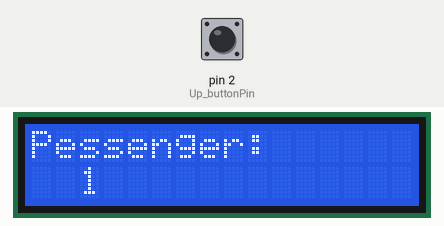
This sketch was run on a simulated Arduino Uno, built with avr-gcc and run on an emulated ATmega328P. Parts: 16×2 character LCD. The test bench sets the inputs (shaded band); at power-on: pin 2 (Up_buttonPin) HIGH. What the sketch prints to the serial monitor is not drawn.

Above: at 1.2 s.
1.3 s: pin 2 (Up_buttonPin) pulled LOW for 0.15 s
At 2.6 s:
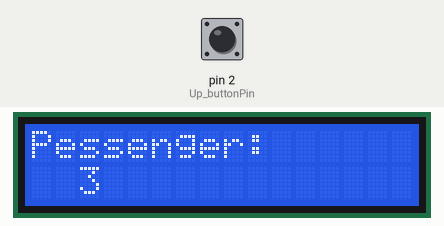
2.9 s: pin 2 (Up_buttonPin) pulled LOW for 1 s
At 5.1 s:
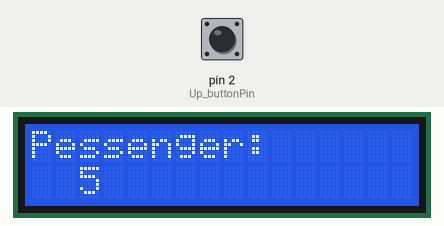
5.4 s: pin 2 (Up_buttonPin) pulled LOW for 0.15 s
At 6.7 s:
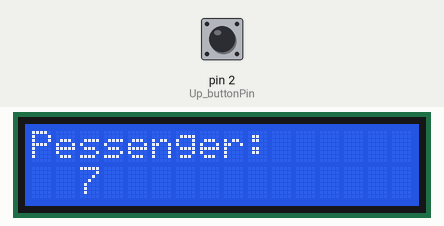
7.0 s: pin 2 (Up_buttonPin) pulled LOW for 1 s
At 9.4 s:
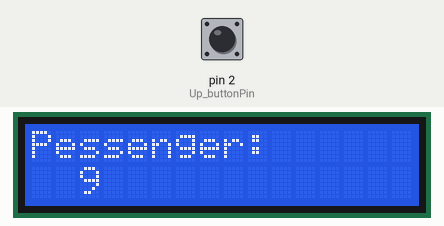
Timing chart, 0 to 10.5 s (numbered marks = the images above; inputs shaded):
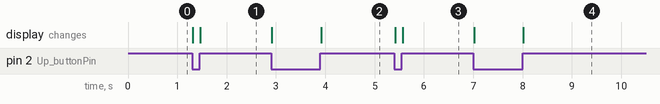

The sketch:

Push_buttoon_LCD_working.ino
```cpp
#include <Wire.h>
#include <LiquidCrystal_I2C.h>


const byte LCDcolumns = 16;
const byte LCDrows = 2;

// 0x27 is the default address. Is your address 0x3F - if so, change  to 0x3F
LiquidCrystal_I2C lcd(0x27, LCDcolumns, LCDrows);


// this constant won't change:
const int  Up_buttonPin   = 2;    // the pin that the pushbutton is attached to


// Variables will change:
int buttonPushCounter = 0;   // counter for the number of button presses
int up_buttonState = 0;         // current state of the up button
int up_lastButtonState = 0;     // previous state of the up button
bool bPress = false;
void setup()
{
  Serial.begin(9600);
  pinMode( Up_buttonPin , INPUT_PULLUP);
  lcd.init();
  lcd.backlight();
  lcd.home();

}


void loop()
{
   checkUp();


   if( bPress){
       bPress = false;

   }

}

void checkUp()
{
  up_buttonState = digitalRead(Up_buttonPin);

  // compare the buttonState to its previous state
  if (up_buttonState != up_lastButtonState) {
    // if the state has changed, increment the counter
    if (up_buttonState == LOW||up_buttonState == HIGH  ) {
        bPress = true;
      // if the current state is HIGH then the button went from off to on:
      buttonPushCounter++;
      lcd.clear();
lcd.print("Pessenger:");
//delay(2000);
lcd.setCursor(2,1);


      Serial.println("on");
      Serial.print("number of button pushes: ");
      lcd.print(buttonPushCounter);

      Serial.println(buttonPushCounter);
    } else {
      // if the current state is LOW then the button went from on to off:
      Serial.println("off");
    }
    // Delay a little bit to avoid bouncing
    delay(50);
  }
  // save the current state as the last state, for next time through the loop
  up_lastButtonState = up_buttonState;
}
```

Measured:
- after the input at 1.3 s, the display: first changes at once (image 1 shows a later state)
- after the input at 2.9 s, the display: first changes at once (image 2 shows a later state)
- after the input at 5.4 s, the display: first changes at once (image 3 shows a later state)
- after the input at 7.0 s, the display: first changes at once (image 4 shows a later state)
